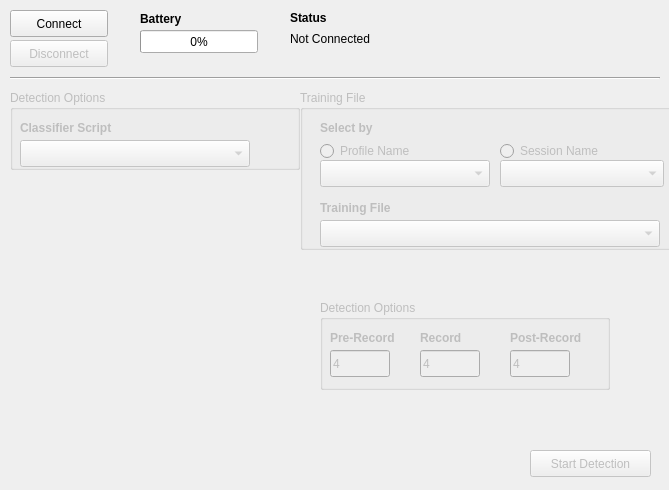
<?xml version="1.0" encoding="UTF-8"?>
<ui version="4.0">
 <class>MainWindow</class>
 <widget class="QMainWindow" name="MainWindow">
  <property name="geometry">
   <rect>
    <x>0</x>
    <y>0</y>
    <width>669</width>
    <height>490</height>
   </rect>
  </property>
  <property name="minimumSize">
   <size>
    <width>540</width>
    <height>450</height>
   </size>
  </property>
  <property name="windowTitle">
   <string>Braingizer Detector</string>
  </property>
  <widget class="QWidget" name="centralwidget">
   <widget class="QLabel" name="label">
    <property name="geometry">
     <rect>
      <x>290</x>
      <y>10</y>
      <width>111</width>
      <height>17</height>
     </rect>
    </property>
    <property name="styleSheet">
     <string notr="true">font: bold;</string>
    </property>
    <property name="text">
     <string>&lt;html&gt;&lt;head/&gt;&lt;body&gt;&lt;p&gt;Status&lt;/p&gt;&lt;/body&gt;&lt;/html&gt;</string>
    </property>
   </widget>
   <widget class="QGroupBox" name="DetectionOptionsGroup">
    <property name="enabled">
     <bool>false</bool>
    </property>
    <property name="geometry">
     <rect>
      <x>320</x>
      <y>300</y>
      <width>290</width>
      <height>90</height>
     </rect>
    </property>
    <property name="title">
     <string>Detection Options</string>
    </property>
    <widget class="QLineEdit" name="PostRecordingTime_LineEdit_old">
     <property name="geometry">
      <rect>
       <x>190</x>
       <y>50</y>
       <width>60</width>
       <height>27</height>
      </rect>
     </property>
     <property name="text">
      <string>4</string>
     </property>
    </widget>
    <widget class="QLineEdit" name="PreRecordingTime_LineEdit">
     <property name="geometry">
      <rect>
       <x>10</x>
       <y>50</y>
       <width>60</width>
       <height>27</height>
      </rect>
     </property>
     <property name="text">
      <string>4</string>
     </property>
    </widget>
    <widget class="QLabel" name="label_11">
     <property name="geometry">
      <rect>
       <x>190</x>
       <y>30</y>
       <width>90</width>
       <height>17</height>
      </rect>
     </property>
     <property name="styleSheet">
      <string notr="true">font: bold;</string>
     </property>
     <property name="text">
      <string>&lt;html&gt;&lt;head/&gt;&lt;body&gt;&lt;p&gt;Post-Record&lt;/p&gt;&lt;/body&gt;&lt;/html&gt;</string>
     </property>
    </widget>
    <widget class="QLabel" name="label_7">
     <property name="geometry">
      <rect>
       <x>10</x>
       <y>30</y>
       <width>80</width>
       <height>17</height>
      </rect>
     </property>
     <property name="styleSheet">
      <string notr="true">font: bold;</string>
     </property>
     <property name="text">
      <string>&lt;html&gt;&lt;head/&gt;&lt;body&gt;&lt;p&gt;Pre-Record&lt;/p&gt;&lt;/body&gt;&lt;/html&gt;</string>
     </property>
    </widget>
    <widget class="QLabel" name="label_6">
     <property name="geometry">
      <rect>
       <x>100</x>
       <y>30</y>
       <width>60</width>
       <height>17</height>
      </rect>
     </property>
     <property name="styleSheet">
      <string notr="true">font: bold;</string>
     </property>
     <property name="text">
      <string>&lt;html&gt;&lt;head/&gt;&lt;body&gt;&lt;p&gt;Record&lt;/p&gt;&lt;/body&gt;&lt;/html&gt;</string>
     </property>
    </widget>
    <widget class="QLineEdit" name="RecordingTime_LineEdit_Old">
     <property name="geometry">
      <rect>
       <x>100</x>
       <y>50</y>
       <width>60</width>
       <height>27</height>
      </rect>
     </property>
     <property name="text">
      <string>4</string>
     </property>
    </widget>
   </widget>
   <widget class="QLabel" name="statusLabel">
    <property name="geometry">
     <rect>
      <x>290</x>
      <y>30</y>
      <width>230</width>
      <height>17</height>
     </rect>
    </property>
    <property name="text">
     <string>Not Connected</string>
    </property>
   </widget>
   <widget class="QLabel" name="label_2">
    <property name="geometry">
     <rect>
      <x>140</x>
      <y>10</y>
      <width>66</width>
      <height>17</height>
     </rect>
    </property>
    <property name="styleSheet">
     <string notr="true">font: bold;</string>
    </property>
    <property name="text">
     <string>Battery</string>
    </property>
   </widget>
   <widget class="QPushButton" name="disconnectButton">
    <property name="enabled">
     <bool>false</bool>
    </property>
    <property name="geometry">
     <rect>
      <x>10</x>
      <y>40</y>
      <width>98</width>
      <height>27</height>
     </rect>
    </property>
    <property name="text">
     <string>Disconnect</string>
    </property>
   </widget>
   <widget class="QPushButton" name="startButton">
    <property name="enabled">
     <bool>false</bool>
    </property>
    <property name="geometry">
     <rect>
      <x>530</x>
      <y>450</y>
      <width>121</width>
      <height>27</height>
     </rect>
    </property>
    <property name="text">
     <string>Start Detection</string>
    </property>
   </widget>
   <widget class="QProgressBar" name="batteryBar">
    <property name="enabled">
     <bool>true</bool>
    </property>
    <property name="geometry">
     <rect>
      <x>140</x>
      <y>30</y>
      <width>118</width>
      <height>23</height>
     </rect>
    </property>
    <property name="value">
     <number>0</number>
    </property>
   </widget>
   <widget class="QPushButton" name="connectButton">
    <property name="geometry">
     <rect>
      <x>10</x>
      <y>10</y>
      <width>98</width>
      <height>27</height>
     </rect>
    </property>
    <property name="text">
     <string>Connect</string>
    </property>
   </widget>
   <widget class="Line" name="line">
    <property name="geometry">
     <rect>
      <x>10</x>
      <y>70</y>
      <width>650</width>
      <height>16</height>
     </rect>
    </property>
    <property name="orientation">
     <enum>Qt::Horizontal</enum>
    </property>
   </widget>
   <widget class="QGroupBox" name="TimingOptionsGroup">
    <property name="enabled">
     <bool>false</bool>
    </property>
    <property name="geometry">
     <rect>
      <x>10</x>
      <y>90</y>
      <width>290</width>
      <height>80</height>
     </rect>
    </property>
    <property name="title">
     <string>Detection Options</string>
    </property>
    <widget class="QLineEdit" name="NumberOfTrials_LineEdit">
     <property name="geometry">
      <rect>
       <x>10</x>
       <y>240</y>
       <width>110</width>
       <height>27</height>
      </rect>
     </property>
     <property name="text">
      <string>20</string>
     </property>
    </widget>
    <widget class="QLabel" name="label_10">
     <property name="geometry">
      <rect>
       <x>10</x>
       <y>220</y>
       <width>131</width>
       <height>17</height>
      </rect>
     </property>
     <property name="styleSheet">
      <string notr="true">font: bold;</string>
     </property>
     <property name="text">
      <string>&lt;html&gt;&lt;head/&gt;&lt;body&gt;&lt;p&gt;Number of trials&lt;/p&gt;&lt;/body&gt;&lt;/html&gt;</string>
     </property>
    </widget>
    <widget class="QRadioButton" name="Sessions_RadioButton_2">
     <property name="enabled">
      <bool>false</bool>
     </property>
     <property name="geometry">
      <rect>
       <x>10</x>
       <y>130</y>
       <width>170</width>
       <height>22</height>
      </rect>
     </property>
     <property name="text">
      <string>Let the user decide</string>
     </property>
    </widget>
    <widget class="QRadioButton" name="Profile_RadioButton_2">
     <property name="geometry">
      <rect>
       <x>10</x>
       <y>110</y>
       <width>170</width>
       <height>22</height>
      </rect>
     </property>
     <property name="text">
      <string>Force direction</string>
     </property>
     <property name="checked">
      <bool>true</bool>
     </property>
    </widget>
    <widget class="QLabel" name="label_20">
     <property name="geometry">
      <rect>
       <x>10</x>
       <y>90</y>
       <width>160</width>
       <height>17</height>
      </rect>
     </property>
     <property name="styleSheet">
      <string notr="true">font: bold;</string>
     </property>
     <property name="text">
      <string>&lt;html&gt;&lt;head/&gt;&lt;body&gt;&lt;p&gt;Recording Method&lt;/p&gt;&lt;/body&gt;&lt;/html&gt;</string>
     </property>
    </widget>
    <widget class="QLineEdit" name="BlankTime_LineEdit">
     <property name="geometry">
      <rect>
       <x>10</x>
       <y>180</y>
       <width>50</width>
       <height>27</height>
      </rect>
     </property>
     <property name="text">
      <string>2</string>
     </property>
    </widget>
    <widget class="QLabel" name="label_8">
     <property name="geometry">
      <rect>
       <x>70</x>
       <y>160</y>
       <width>50</width>
       <height>17</height>
      </rect>
     </property>
     <property name="styleSheet">
      <string notr="true">font: bold;</string>
     </property>
     <property name="text">
      <string>&lt;html&gt;&lt;head/&gt;&lt;body&gt;&lt;p&gt;Steady&lt;/p&gt;&lt;/body&gt;&lt;/html&gt;</string>
     </property>
    </widget>
    <widget class="QLineEdit" name="PostRecordingTime_LineEdit">
     <property name="geometry">
      <rect>
       <x>190</x>
       <y>180</y>
       <width>50</width>
       <height>27</height>
      </rect>
     </property>
     <property name="text">
      <string>4</string>
     </property>
    </widget>
    <widget class="QLineEdit" name="RecordingTime_LineEdit">
     <property name="geometry">
      <rect>
       <x>130</x>
       <y>180</y>
       <width>50</width>
       <height>27</height>
      </rect>
     </property>
     <property name="text">
      <string>4</string>
     </property>
    </widget>
    <widget class="QLineEdit" name="SteadyTime_LineEdit">
     <property name="geometry">
      <rect>
       <x>70</x>
       <y>180</y>
       <width>50</width>
       <height>27</height>
      </rect>
     </property>
     <property name="text">
      <string>1</string>
     </property>
    </widget>
    <widget class="QLabel" name="label_18">
     <property name="geometry">
      <rect>
       <x>250</x>
       <y>180</y>
       <width>40</width>
       <height>17</height>
      </rect>
     </property>
     <property name="styleSheet">
      <string notr="true">font: bold;</string>
     </property>
     <property name="text">
      <string>&lt;html&gt;&lt;head/&gt;&lt;body&gt;&lt;p&gt;&lt;span style=&quot; vertical-align:sub;&quot;&gt;seconds&lt;/span&gt;&lt;/p&gt;&lt;/body&gt;&lt;/html&gt;</string>
     </property>
    </widget>
    <widget class="QLabel" name="label_16">
     <property name="geometry">
      <rect>
       <x>130</x>
       <y>160</y>
       <width>60</width>
       <height>17</height>
      </rect>
     </property>
     <property name="styleSheet">
      <string notr="true">font: bold;</string>
     </property>
     <property name="text">
      <string>&lt;html&gt;&lt;head/&gt;&lt;body&gt;&lt;p&gt;Record&lt;/p&gt;&lt;/body&gt;&lt;/html&gt;</string>
     </property>
    </widget>
    <widget class="QLabel" name="label_21">
     <property name="geometry">
      <rect>
       <x>190</x>
       <y>160</y>
       <width>90</width>
       <height>17</height>
      </rect>
     </property>
     <property name="styleSheet">
      <string notr="true">font: bold;</string>
     </property>
     <property name="text">
      <string>&lt;html&gt;&lt;head/&gt;&lt;body&gt;&lt;p&gt;Post-Record&lt;/p&gt;&lt;/body&gt;&lt;/html&gt;</string>
     </property>
    </widget>
    <widget class="QLabel" name="label_19">
     <property name="geometry">
      <rect>
       <x>10</x>
       <y>160</y>
       <width>50</width>
       <height>17</height>
      </rect>
     </property>
     <property name="styleSheet">
      <string notr="true">font: bold;</string>
     </property>
     <property name="text">
      <string>&lt;html&gt;&lt;head/&gt;&lt;body&gt;&lt;p&gt;Blank&lt;/p&gt;&lt;/body&gt;&lt;/html&gt;</string>
     </property>
    </widget>
    <widget class="QComboBox" name="Classifiers_ComboBox">
     <property name="geometry">
      <rect>
       <x>10</x>
       <y>50</y>
       <width>230</width>
       <height>27</height>
      </rect>
     </property>
    </widget>
    <widget class="QLabel" name="label_9">
     <property name="geometry">
      <rect>
       <x>10</x>
       <y>30</y>
       <width>131</width>
       <height>17</height>
      </rect>
     </property>
     <property name="styleSheet">
      <string notr="true">font: bold;</string>
     </property>
     <property name="text">
      <string>&lt;html&gt;&lt;head/&gt;&lt;body&gt;&lt;p&gt;Classifier Script&lt;/p&gt;&lt;/body&gt;&lt;/html&gt;</string>
     </property>
    </widget>
   </widget>
   <widget class="QGroupBox" name="TrainingFile_Group">
    <property name="enabled">
     <bool>false</bool>
    </property>
    <property name="geometry">
     <rect>
      <x>300</x>
      <y>90</y>
      <width>380</width>
      <height>160</height>
     </rect>
    </property>
    <property name="title">
     <string>Training File</string>
    </property>
    <widget class="QComboBox" name="TrainingFile_ComboBox">
     <property name="geometry">
      <rect>
       <x>20</x>
       <y>130</y>
       <width>340</width>
       <height>27</height>
      </rect>
     </property>
    </widget>
    <widget class="QRadioButton" name="Sessions_RadioButton">
     <property name="geometry">
      <rect>
       <x>200</x>
       <y>50</y>
       <width>130</width>
       <height>22</height>
      </rect>
     </property>
     <property name="text">
      <string>Session Name</string>
     </property>
    </widget>
    <widget class="QLabel" name="label_15">
     <property name="geometry">
      <rect>
       <x>20</x>
       <y>30</y>
       <width>170</width>
       <height>17</height>
      </rect>
     </property>
     <property name="styleSheet">
      <string notr="true">font: bold;</string>
     </property>
     <property name="text">
      <string>&lt;html&gt;&lt;head/&gt;&lt;body&gt;&lt;p&gt;Select by&lt;/p&gt;&lt;/body&gt;&lt;/html&gt;</string>
     </property>
    </widget>
    <widget class="QComboBox" name="Sessions_ComboBox">
     <property name="enabled">
      <bool>false</bool>
     </property>
     <property name="geometry">
      <rect>
       <x>200</x>
       <y>70</y>
       <width>164</width>
       <height>27</height>
      </rect>
     </property>
    </widget>
    <widget class="QRadioButton" name="Profile_RadioButton">
     <property name="enabled">
      <bool>false</bool>
     </property>
     <property name="geometry">
      <rect>
       <x>20</x>
       <y>50</y>
       <width>121</width>
       <height>22</height>
      </rect>
     </property>
     <property name="text">
      <string>Profile Name</string>
     </property>
     <property name="checked">
      <bool>false</bool>
     </property>
    </widget>
    <widget class="QComboBox" name="Profile_ComboBox">
     <property name="enabled">
      <bool>false</bool>
     </property>
     <property name="geometry">
      <rect>
       <x>20</x>
       <y>70</y>
       <width>170</width>
       <height>27</height>
      </rect>
     </property>
    </widget>
    <widget class="QLabel" name="label_17">
     <property name="geometry">
      <rect>
       <x>20</x>
       <y>110</y>
       <width>131</width>
       <height>17</height>
      </rect>
     </property>
     <property name="styleSheet">
      <string notr="true">font: bold;</string>
     </property>
     <property name="text">
      <string>&lt;html&gt;&lt;head/&gt;&lt;body&gt;&lt;p&gt;Training File&lt;/p&gt;&lt;/body&gt;&lt;/html&gt;</string>
     </property>
    </widget>
   </widget>
   <zorder>TrainingFile_Group</zorder>
   <zorder>label</zorder>
   <zorder>DetectionOptionsGroup</zorder>
   <zorder>statusLabel</zorder>
   <zorder>label_2</zorder>
   <zorder>disconnectButton</zorder>
   <zorder>startButton</zorder>
   <zorder>batteryBar</zorder>
   <zorder>connectButton</zorder>
   <zorder>line</zorder>
   <zorder>TimingOptionsGroup</zorder>
  </widget>
 </widget>
 <tabstops>
  <tabstop>connectButton</tabstop>
  <tabstop>disconnectButton</tabstop>
  <tabstop>NumberOfTrials_LineEdit</tabstop>
  <tabstop>PreRecordingTime_LineEdit</tabstop>
  <tabstop>RecordingTime_LineEdit_Old</tabstop>
  <tabstop>PostRecordingTime_LineEdit_old</tabstop>
  <tabstop>Classifiers_ComboBox</tabstop>
  <tabstop>startButton</tabstop>
 </tabstops>
 <resources/>
 <connections/>
</ui>
